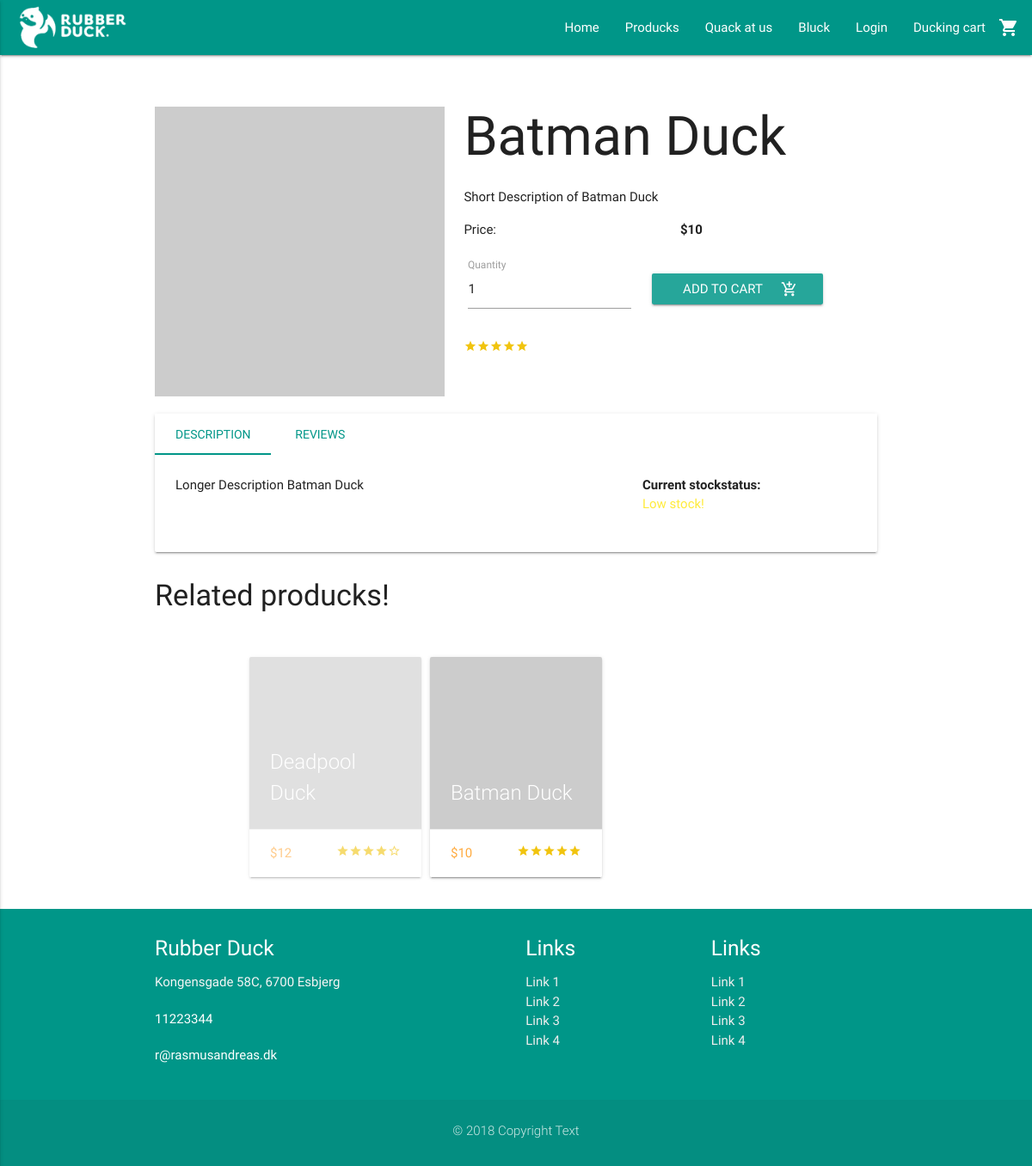
Page /view/product.php?item=2221 on the committed database.
### tables this page shows
CREATE TABLE BasicPageInfo (
  CVR int NOT NULL PRIMARY KEY,
  LogoURL varchar(255) NOT NULL,
  ShopName varchar(255) NOT NULL,
  AboutUsText varchar(255) NULL,
  Email varchar(255) NULL,
  Phone int NULL,
  Street varchar(255) NULL,
  HouseNumber varchar(255) NULL,
  StripeToken varchar(255) NULL,
  ProductsSeoTitle varchar(255) NULL,
  ProductsMetaDescription varchar(255) NULL,
  BlogSeoTitle varchar(255) NULL,
  BlogMetaDescription varchar(255) NULL,
  ContactSeoTitle varchar(255) NULL,
  ContactMetaDescription varchar(255) NULL,
  HomeSeoTitle varchar(255) NULL,
  HomeMetaDescription varchar(255) NULL,
  ZipCode int(20) NOT NULL  
);

CREATE TABLE ProductImg (
  ItemNumber varchar(255) NOT NULL,
  ImgID int NOT NULL,
  IsPrimary boolean NULL,
  CONSTRAINT PK_DisplaysOnProduct PRIMARY KEY (ItemNumber, ImgID),
  FOREIGN KEY (ItemNumber) REFERENCES Product (ItemNumber),
  FOREIGN KEY (ImgID) REFERENCES ImgGallery (ImgID)
);

CREATE TABLE Product (
  ItemNumber varchar(255) NOT NULL PRIMARY KEY,
  ProductName varchar(255) NOT NULL,
  StockStatus int NOT NULL,
  ShortDescription varchar(255) NOT NULL,
  LongDescription varchar(255) NOT NULL,
  Price FLOAT(2) NOT NULL,
  OfferPrice FLOAT(2) NULL,
  SeoTitle varchar(255) NULL,
  MetaDescription varchar(255) NULL,
  ProductStatus boolean NOT NULL,
  CreationDate DATE NOT NULL,
  UserEmail varchar(255) NOT NULL,  
  ProductCategoryID int NOT NULL  
);

CREATE TABLE ZipCode (
    ZipCode int(20) NOT NULL PRIMARY KEY,
    City varchar(255)
);

### model/contactDAO.php (called while the page is built, shortened)
<?php
require_once('../includes/connection.php');
    function getPageInfo() {
    global $connection;
        $pageInfo = mysqli_query($connection, "SELECT BasicPageInfo.* , ZipCode.City FROM `BasicPageInfo` INNER JOIN ZipCode ON ZipCode.ZipCode = BasicPageInfo.ZipCode");
        $row = mysqli_fetch_assoc($pageInfo);
        return $row;
    }

### includes/loginCustomer/session.php (called while the page is built, shortened)
<?php
	function logged_in() {
		return isset($_SESSION['CustomerEmail']);
	}
?>

### model/productDAO.php (called while the page is built, shortened)
<?php
require_once("../includes/connection.php");
function getCurrentProduct($itemNumber) {
  global $connection;
  $query = "SELECT Product.*, ImgGallery.URL, ProductImg.IsPrimary FROM Product INNER JOIN ProductImg ON ProductImg.ItemNumber = Product.ItemNumber INNER JOIN ImgGallery ON ImgGallery.ImgID = ProductImg.ImgID WHERE Product.ItemNumber = $itemNumber";
  $result = mysqli_query($connection, $query);
  return $result;
}
function getRelatedProducts($productCat) {
  global $connection;
  $query = "SELECT * FROM Product WHERE ProductCategoryID = $productCat AND ProductStatus = 1 LIMIT 5";
  $result = mysqli_query($connection, $query);
  return $result;
}

### view/product.php (the view, shortened to what this page needs)
<?php
require_once("../includes/header.php");
require_once("../model/productDAO.php");
require_once('../model/productsDAO.php');
$productImgs = getCurrentProduct($_GET["item"]);
$currentItem = mysqli_fetch_assoc($productImgs);
  ?>
  <?php
$related = getRelatedProducts($currentItem["ProductCategoryID"]);
?>
  <div class="container product-container">
    <div class="row">
      <div class="col s12 m5 product-img">
        <div class="productimage-cnt">
            <?php foreach ($productImgs as $img) {
                if($img["IsPrimary"] == 1) { ?>
                    <img class="responsive-img materialboxed primary-img" src="<?php echo $img["URL"]; ?>" alt="<?php echo $currentItem["ProductName"]; ?>">
                <?php }
              } ?>
        </div>
      </div>
      <div class="col s12 m7">
        <h1 class="product-title"><?php echo $currentItem["ProductName"]; ?></h1>
        <div class="short-desc">
          <?php echo $currentItem["ShortDescription"]; ?>
        </div>
        <div class="row">
          <div class="col s6">
            <p>Price:</p>
          </div>
          <div class="col s6 right">
            <?php
            if ($currentItem["OfferPrice"] != NULL && $currentItem["OfferPrice"] != 0) {
            ?>
            <p><strike>$<?php echo $currentItem["Price"]; ?></strike><b> $<?php echo $currentItem["OfferPrice"]; ?></b></p>
            <?php
            } else {
            ?>
            <p><b>$<?php echo $currentItem["Price"]; ?></b></p>
            <?php
            }
            ?>
          </div>
          <div class="col s12">
            <form class="" action="" method="post">
              <div class="input-field inline cart_quantity">
                <input name="amount" id="quantity" type="number" value="1">
                <label for="quantity">Quantity</label>
              </div>
              <a class="waves-effect waves-light btn cart-btt"><input class="presscart" type="submit" name="submitcart" value="Add to cart"><i class="material-icons right">add_shopping_cart</i></a>
            </form>
          </div>
          <div class="col s12 avr-review">
            <?php
              echo getReviewForProduct($_GET["item"]);
            ?>
          </div>
        </div>
      </div>
    </div>
    <div class="card">
      <div class="card-tabs">
        <ul class="tabs">
          <li class="tab"><a href="#description">Description</a></li>
          <li class="tab"><a href="#reviews">Reviews</a></li>
        </ul>
      </div>
      <div class="card-content">
        <div id="description">
          <div class="row">
            <div class="col s12 m8">
              <?php echo $currentItem["LongDescription"]; ?>
            </div>
            <div class="col s12 m4">
              <p><b>Current stockstatus:</b></p>
              <?php
              if ($currentItem["StockStatus"] > 50) {
                echo "<p class='green-text'>On stock</p>";
              } else if ($currentItem["StockStatus"] > 10) {
                echo "<p class='yellow-text'>Low stock!</p>";
              } else {
                echo "<p class='red-text'>Almost out of stock!</p>";
              }
              ?>
            </div>
          </div>
        </div>
      </div>
    </div>
    <div class="carousel product-slider">
			<h4>Related producks!</h4>
      <?php
        while($row = mysqli_fetch_array($related)) {
            $itemNumber = $row["ItemNumber"];
          ?>
            <a class='carousel-item' href='product.php?item=<?php echo $itemNumber; ?>'>
                <div class='card'>
                  <div class='card-image'>
                    <img src='http://via.placeholder.com/400x400'>
                    <span class='card-title'><?php echo $row["ProductName"]; ?></span>
                  </div>
                  <div class='card-action'>
                    <p class='price'>$<?php echo $row["Price"]; ?></p>
                    <div class='stars right'>
                        <?php
                        echo getReviewForProduct($itemNumber);
                        ?>
                    </div>
                  </div>
                </div>
            </a>
          <?php
        }
      ?>
    </div>
  </div>
<?php require_once("../includes/footer.php") ?>

### includes/header.php (shortened to what this page needs)
<?php
require_once("../includes/connection.php");
require_once("../includes/loginCustomer/session.php");
require_once("../model/contactDAO.php");
$pageInfo = getPageInfo();
?>
<!DOCTYPE html>
  <html>
    <html lang="en">
    <head>
      <?php require_once("../includes/seo.php"); ?>
      <link type="text/css" rel="stylesheet" href="../css/materialize.min.css"  media="screen,projection"/>
      <link type="text/css" rel="stylesheet" href="../css/custom/custom.css" />
    </head>
    <body>
      <nav class="teal">
        <div class="nav-wrapper">
          <a href="../index.php" class="brand-logo"><img class="responsive-img" style="max-height: 64px!important; padding: 4px 0!important;" src="../<?php echo $pageInfo["LogoURL"]; ?>"></a>
          <ul class="right hide-on-med-and-down">
            <li><a href="../index.php">Home</a></li>
            <li><a href="products.php">Producks</a></li>
            <li><a href="contact.php">Quack at us</a></li>
            <li><a href="blog.php">Bluck</a></li>
            <?php
              if (logged_in() == true) {
            ?>
            <li><a class="dropdown-button" href="" data-activates="dropdown1"><?php echo $_SESSION["FirstName"]; ?><i class="material-icons right">arrow_drop_down</i></a></li>
            <?php
              } else {
            ?>
            <li><a href="login.php">Login</a></li>
            <?php
              }
            ?>
            <li><a href="cart.php">Ducking cart<i class="material-icons right">shopping_cart</i></a></li>
          </ul>
        </div>
      </nav>

### model/productsDAO.php (shortened to what this page needs)
<?php
require_once('../includes/connection.php');
function getReviewForProduct($itemNumber) {
  global $connection;
  $ratingResult = mysqli_query($connection, "SELECT `Rating` FROM `Review` WHERE ItemNumber = $itemNumber");
    $rated = 0;
    $divide = 0;
    while ($ratingrow = mysqli_fetch_array($ratingResult)) {
      $rating = $ratingrow["Rating"];
      $rated = $rated + $rating;
      $divide = $divide + count($ratingResult);
    }
    if ($divide > 0) {
      $rated = $rated / $divide;
      $i = 1;
      $ratedRemaining = 5 - $rated;
      $i2 = 1;
      while ($i <= $rated) {
        echo "<i class='material-icons tiny rated'>star</i>";
        $i++;
      }
      while($i2 <= $ratedRemaining) {
          echo "<i class='material-icons tiny rated'>star_border</i>";
        $i2++;
      }
    } else {
      $i3 = 1;
      while($i3 <= 5) {
          echo "<i class='material-icons tiny rated'>star_border</i>";
        $i3++;
      }
    }
}
?>

### includes/footer.php (shortened to what this page needs)
<?php require_once ('../model/contactDAO.php');
$pageInfo = getPageInfo();
?>
<footer class="page-footer teal">
      <div class="container">
        <div class="row">
          <div class="col s12 m4">
            <h5 class="white-text"><?php echo $pageInfo["ShopName"];?> </h5>
            <p class="grey-text text-lighten-4">
                <?php echo $pageInfo["Street"] . " " . $pageInfo["HouseNumber"] . ", " . $pageInfo["ZipCode"] . " " . $pageInfo["City"]; ?>
            </p>
              <p><?php echo $pageInfo["Phone"] ?></p>
              <p><?php echo $pageInfo["Email"] ?></p>
          </div>
          <div class="col s12 m3 offset-m2">
            <h5 class="white-text">Links</h5>
            <ul>
              <li><a class="grey-text text-lighten-3" href="#!">Link 1</a></li>
              <li><a class="grey-text text-lighten-3" href="#!">Link 2</a></li>
              <li><a class="grey-text text-lighten-3" href="#!">Link 3</a></li>
              <li><a class="grey-text text-lighten-3" href="#!">Link 4</a></li>
            </ul>
          </div>
          <div class="col s12 m3">
            <h5 class="white-text">Links</h5>
            <ul>
              <li><a class="grey-text text-lighten-3" href="#!">Link 1</a></li>
              <li><a class="grey-text text-lighten-3" href="#!">Link 2</a></li>
              <li><a class="grey-text text-lighten-3" href="#!">Link 3</a></li>
              <li><a class="grey-text text-lighten-3" href="#!">Link 4</a></li>
            </ul>
          </div>
        </div>
      </div>
      <div class="footer-copyright">
        <div class="container">
          <p class="center">&copy; 2018 Copyright Text</p>
        </div>
      </div>
    </footer>
  </body>
</html>

### css/custom/custom.css (style rules this page uses)
body { position: relative; }
p { margin-bottom: 20px; }
nav .brand-logo { display: inline-block; padding-left: 20px; }
.product-container { margin-top: 60px; }
.brand-logo { display: block; margin-right: 20px; }
footer { margin: 0; }
h1.product-title { margin-top: 0; }
.rated { color: #f1c40f; }
.primary-img { width: 100%; }
.tabs .tab a { color: #009688; }
.tabs .tab a.active { color: #009688; }
.cart-btt { margin-left: 20px; }
.avr-review { margin-top: 20px; }
.price { color: #ffab40; -webkit-transition: color .3s ease; transition: color .3s ease; text-transform: uppercase; margin: 0 0 0 0; display: inline; }
.product-slider { width: 100%; max-width: 1200px; margin: 0 auto; }

### rows in the picture
basicpageinfo: LogoURL (picture), ShopName "Rubber Duck", Street "Kongensgade", HouseNumber "58C", ZipCode "6700", ZipCode.City "Esbjerg", Phone "11223344", Email "r@rasmusandreas.dk"
productimg: IsPrimary 1 (drawn), ItemNumber.ProductName "Batman Duck", ItemNumber.ShortDescription "Short Description of Batman Duck", ItemNumber.Price "10", ItemNumber.LongDescription "Longer Description Batman Duck"
product: ProductName "Batman Duck", Price "10"
product: ProductName "Deadpool Duck", Price "12"
